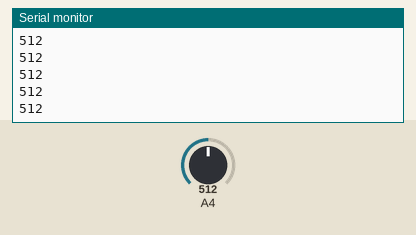
Simulated run of this sketch. Board: Arduino Mega 2560, built with avr-gcc and run on an emulated ATmega2560. Shown: the last lines printed to the serial monitor. The inputs (shaded band) are chosen by the test bench; at power-on: A4 = 512.

Above: at 1.2 s.
1.3 s: A4 set to 716
At 1.31 s:
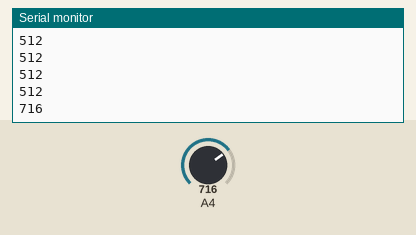
2.8 s: A4 set to 900
At 2.81 s:
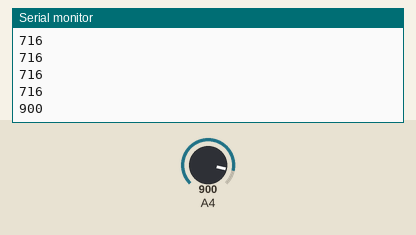
Timing chart, 0 to 5.8 s (numbered marks = the images above; inputs shaded):
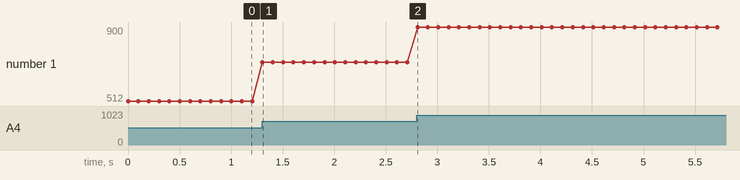

Measured:
- after the input at 1.3 s, the serial monitor: prints a new line at once (image 1)
- after the input at 2.8 s, the serial monitor: prints a new line at once (image 2)
- plotted number 1: 512 → 716 after the input at 1.3 s, 716 → 900 after the input at 2.8 s

The sketch:

mq-2.ino
```cpp
const int analogInPin = 36;  // Analog input pin that you want to use

void setup() {
  // Initialize serial communication
  Serial.begin(9600);

  // Configure analog pin as input
  pinMode(analogInPin, INPUT);
}

void loop() {
  // Read analog value on pin 4
  int analogValue = analogRead(analogInPin);

  // Print value to serial monitor
  // Serial.print("Analog value on pin 4: ");
  Serial.println(analogValue);

  // Wait for a short period of time
  delay(100);
}
```
